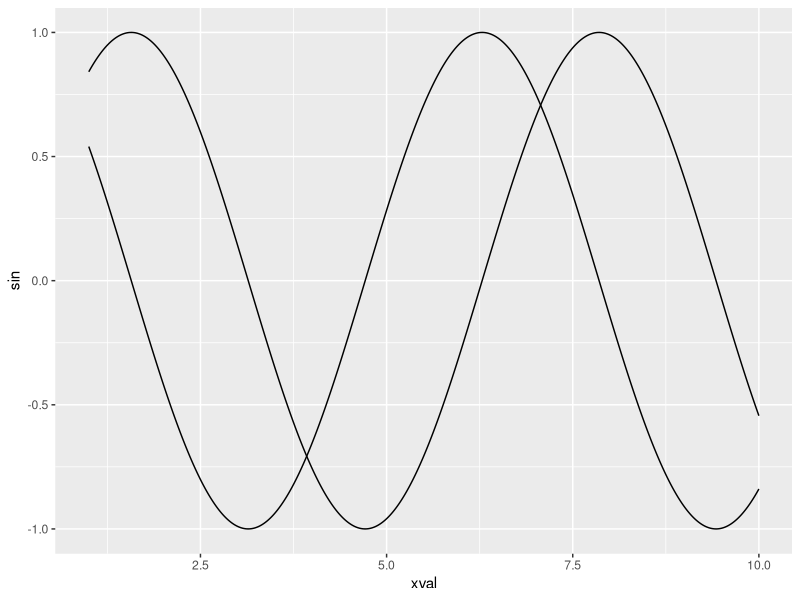
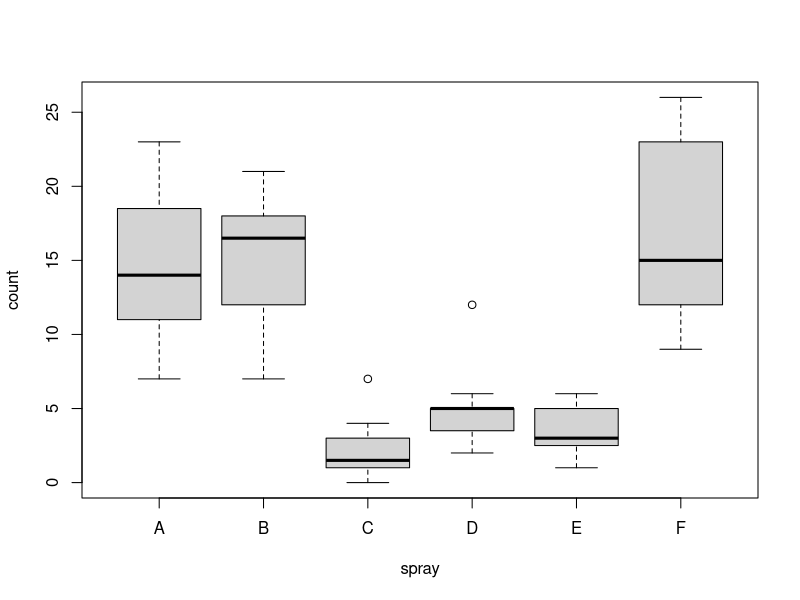
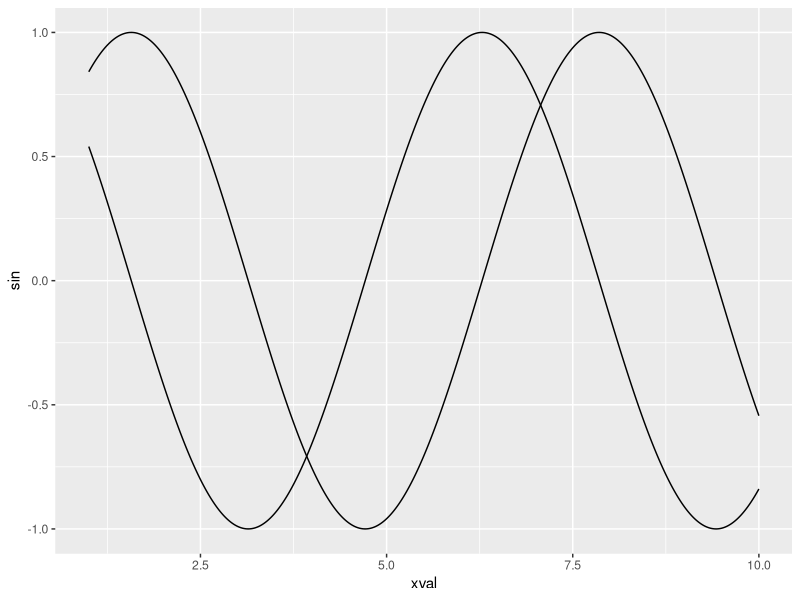

Reproduce these figures in R, in order.
# Base R ----

png(filename = file.path("S08", "fig", "fig_base.png"))
boxplot(count ~ spray, InsectSprays)
dev.off()


# ggplot ----
library("ggplot2")

xval <- seq(1, 10, 0.01)
df <- data.frame(
    "xval" = xval,
    "sin" = sin(xval),
    "cos" = cos(xval)
)
ggplot(df) +
    geom_line(aes(x = xval, y = sin)) +
    geom_line(aes(x = xval, y = cos))
ggsave(filename = file.path("S08", "fig", "fig_ggplot.png"))
